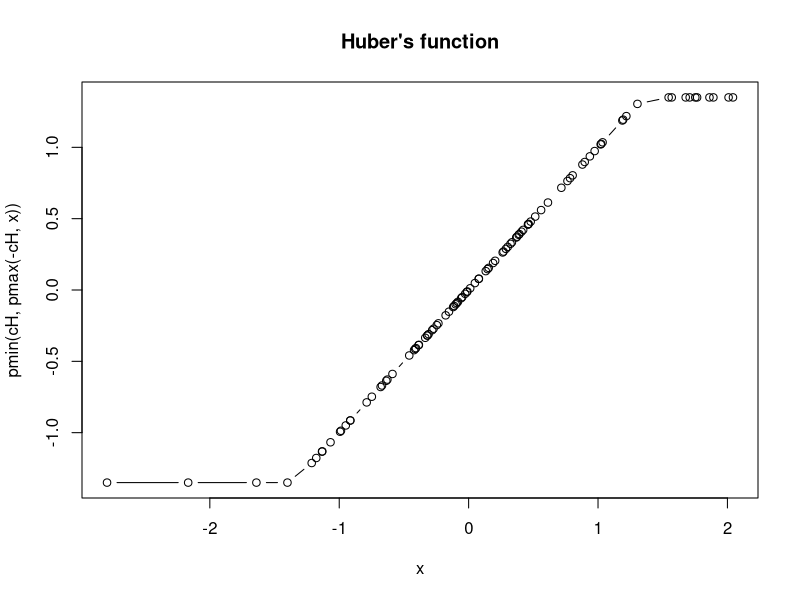
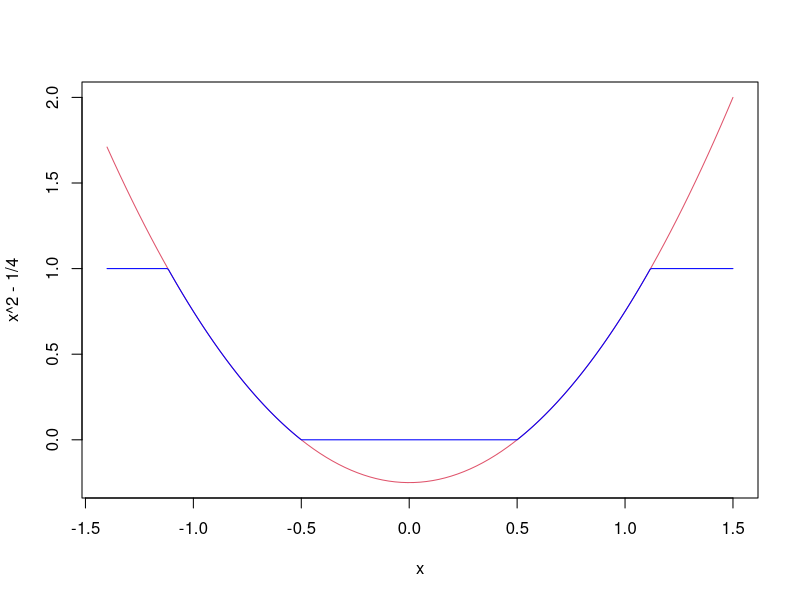
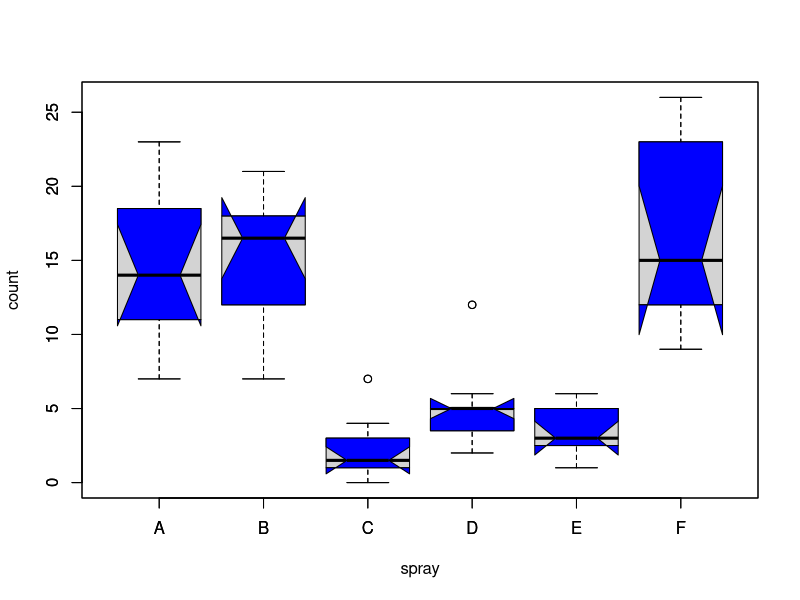
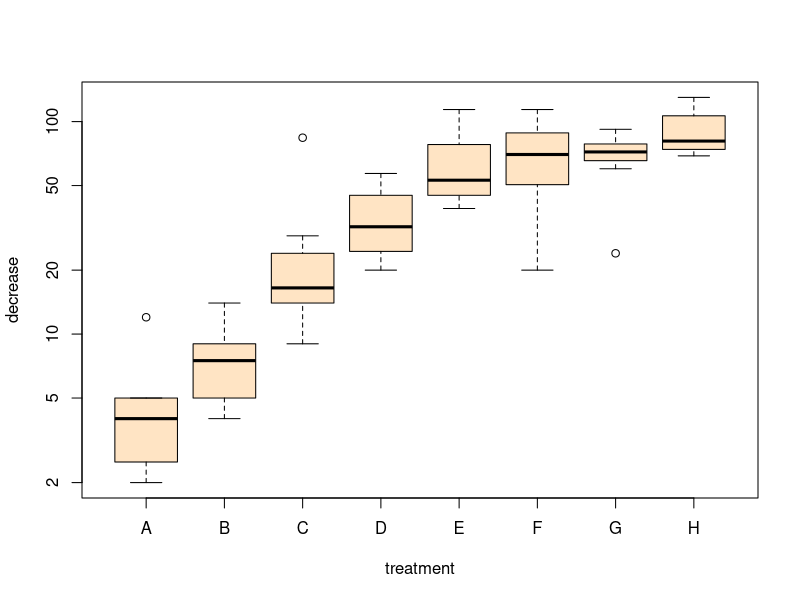
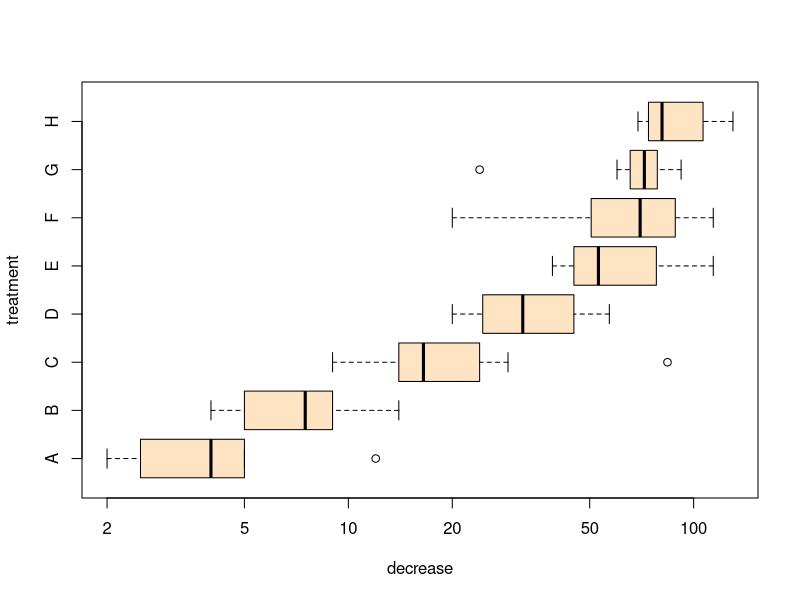
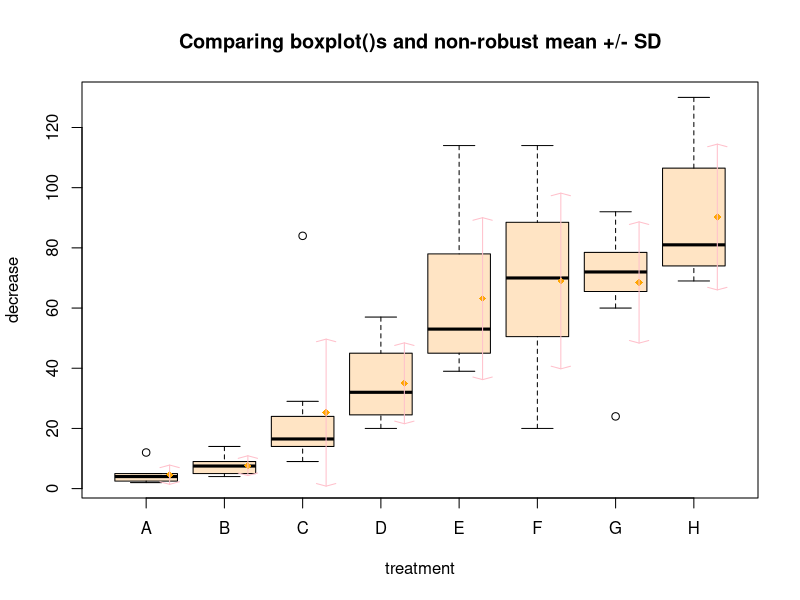
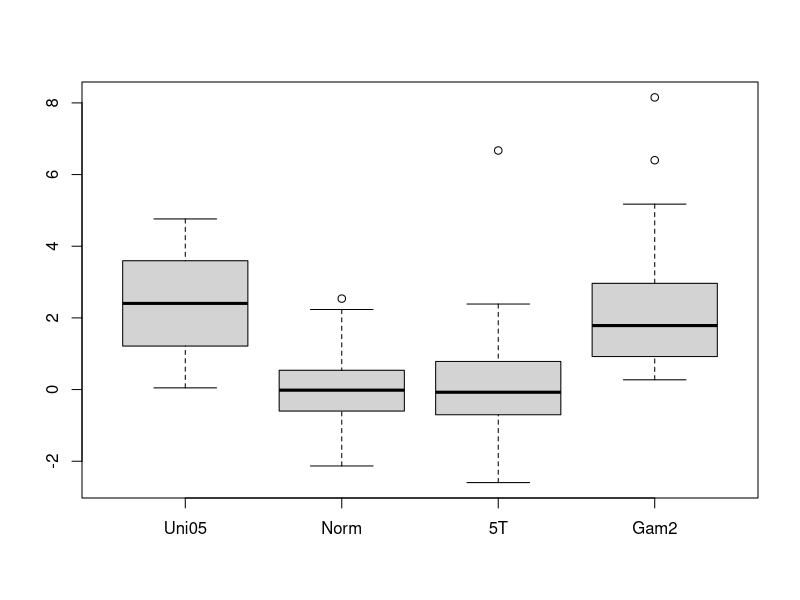
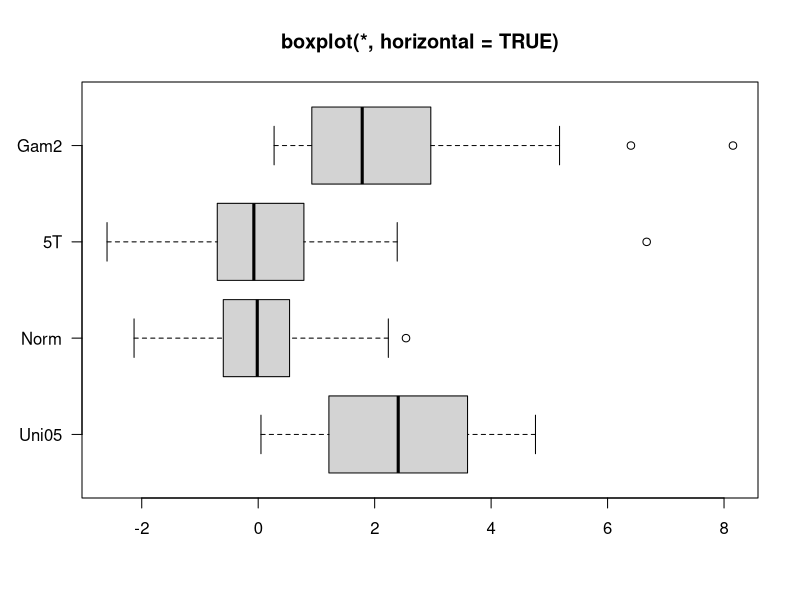

The R source for these figures, in order: (Note: this script raises an error after producing the figures.)
## ---- chunk 1
1 + 1
## ---- chunk 2
"Go Jacks"
## ---- chunk 3
3 < 4
## ---- chunk 4
2 + 2 == 5
## ---- chunk 5
T == TRUE
## ---- chunk 6
x = 42
## ---- chunk 7
x <- 42
## ---- chunk 8
x / 2
## ---- chunk 9
x <- "Go Jacks!"
## ---- chunk 10
x
## ---- chunk 11
x <- TRUE
## ---- chunk 12
sum(1, 3, 5)
## ---- chunk 13
rep("Yo ho!", times = 3)
## ---- chunk 14
? sum 
## ---- chunk 15
example(min)
## ---- chunk 16
min(5:1, pi)  # -> one number
## ---- chunk 17
example(boxplot)  # bring example of boxplot
## ---- chunk 18
max(1, 3, 5)  # return the maximum value of a vector
## ---- chunk 19
c(7, 3, 9)
## ---- chunk 20
fishes <- c(7, 3, 9)
fishes
## ---- chunk 21
barplot(fishes)  # see figure 6.1A
## ---- chunk 22
sum(fishes)
## ---- chunk 23
fishes[3]
## ---- chunk 24
fishes[2] <- fishes[2] + 1 
## ---- chunk 25
fishes[2] <- 4
fishes
## ---- chunk 26
fishes2 <- fishes - 1
fishes2
## ---- chunk 27
stolen <- c(0, 3, 4)  # a new vector
fishes2 - stolen
## ---- chunk 28
names(fishes) <- c("Tom", "Jerry", "Mickey")
## ---- chunk 29
fishes
barplot(fishes)   # see figure 6.1B
## ---- chunk 30
knitr::include_graphics("images/img0601_fish.png")
## ---- chunk 31
fishes["Jerry"]
## ---- chunk 32
2 * fishes
## ---- chunk 33
sum(fishes ^ 2)
## ---- chunk 34
c(1, TRUE, "three")
## ---- chunk 35
5:9
## ---- chunk 36
seq(5, 9)
## ---- chunk 37
seq(5, 9, .5)
## ---- chunk 38
x <- seq(1, 20, 0.1)
y <- sqrt(x)
## ---- chunk 39
plot(x, y)
## ---- chunk 40
a <- c(1, 3, NA, 7, 9)
sum(a)
## ---- chunk 41
? sum
## ---- chunk 42
sum(a, na.rm = TRUE)
## ---- chunk 43
is.na(a)
## ---- chunk 44
y <- list(height = 5,name = "John Doe", BP = c(100, 77))  # a list with 3 components
## ---- chunk 45
y[[3]]
## ---- chunk 46
y$BP
## ---- chunk 47
result <- t.test(rnorm(100), rnorm(100))  # rnorm(100): 100 random number
result  # A list holds all  results of t-test
result$p.value  # This retrieves just the P value
result$estimate  # this returns a vector containing two values
## ---- chunk 48
? t.test
## ---- chunk 49
pvalues <- rep(1, 500)  # define a vector containing 500 numbers, all equal to 1.
for (i in 1:500) {  # Loop: The values of i takes values from 1,2,3, …, 500
     result = t.test(rnorm(100), rnorm(100))    
     pvalues[i] = result$p.value  # P values are stored in the i-th element in the vector
}  
hist(pvalues)  # define
summary(pvalues)   
sum(pvalues < 0.05)  # Count how many P values are less than 0.05. 
## ---- chunk 50
knitr::include_graphics("images/img0701_string.png")
## ---- chunk 51
knitr::include_graphics("images/img0702_vector.png")
## ---- chunk 52
DNA <- "taaCCATTGtaaGAACATGGTTGTCcaaaCAAGATGCTAGT"
## ---- chunk 53
DNA <- toupper(DNA)
## ---- chunk 54
segs <- strsplit(DNA, "ATG")
## ---- chunk 55
segs <- unlist(segs)   
segs  # a vector of strings
segs[1]  # first segment
## ---- chunk 56
knitr::include_graphics("images/img0703_matrix.png")
## ---- chunk 57
knitr::include_graphics("images/img0704n.png")
knitr::include_graphics("images/img0704n1.png")
